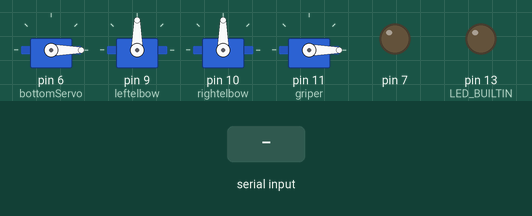
This sketch was run on a simulated Arduino Uno, built with avr-gcc and run on an emulated ATmega328P. On the bench: 4 × servo, output pins drawn as LEDs (lit = HIGH). The test bench sets the inputs (shaded band).

Above: at 1.2 s.
1.3 s: "x" received over Serial
At 1.8 s:
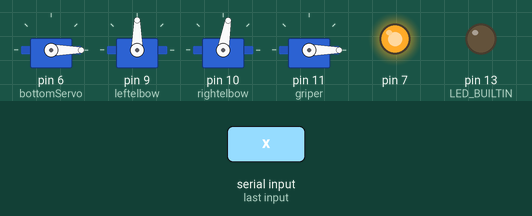
3.0 s: "g" received over Serial
At 4.2 s:
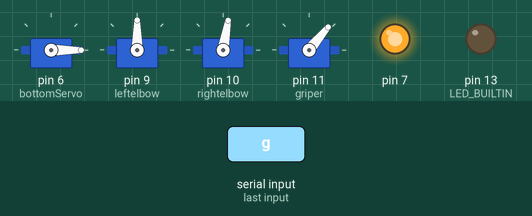
4.5 s: "x" received over Serial
At 5.4 s:
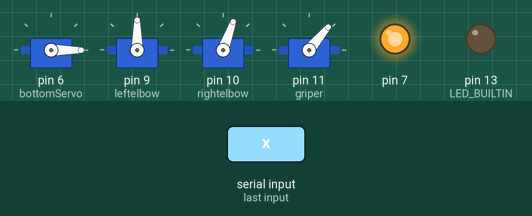
6.1 s: "p" received over Serial
At 6.5 s:
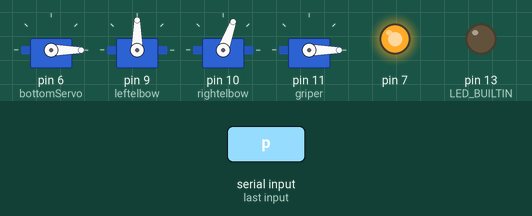
7.6 s: "z" received over Serial
At 8.9 s:
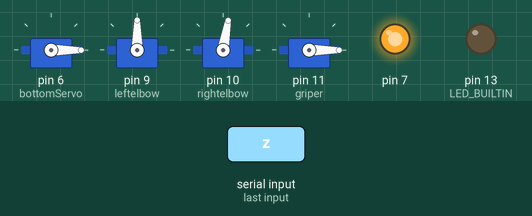
Timing chart, 0 to 10.1 s (numbered marks = the images above; inputs shaded):
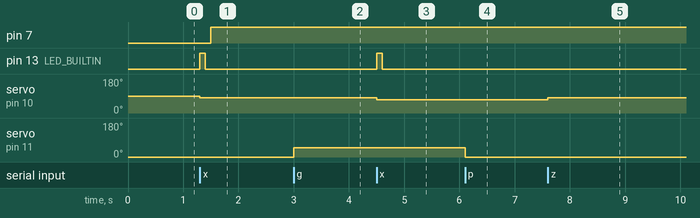

Measured:
- after the input at 1.3 s, pin 7: LOW → HIGH after 0.20 s; pin 13 (LED_BUILTIN): LOW → HIGH at once, → LOW 0.10 s later; servo on pin 10 (rightelbow): 90° → 80° at once
- after the input at 3.0 s, servo on pin 11 (griper): 0° → 50° at once
- after the input at 4.5 s, pin 13 (LED_BUILTIN): LOW → HIGH at once, → LOW 0.10 s later; servo on pin 10 (rightelbow): 80° → 70° at once
- after the input at 6.1 s, servo on pin 11 (griper): 50° → 0° at once
- after the input at 7.6 s, servo on pin 10 (rightelbow): 70° → 80° at once

The sketch:

ps4_comms.ino
```cpp
#include<Servo.h>

Servo bottomServo;
Servo leftelbow;
Servo griper;
Servo rightelbow;

int inbyte = '0';

int bottomValue = 0;
int leftValue = 90;
int griperValue = 0;
int rightValue = 90;

void setup() {
  pinMode(LED_BUILTIN, OUTPUT);
  Serial.begin(9600);

  bottomServo.attach(6);
  leftelbow.attach(9);
  rightelbow.attach(10);
  griper.attach(11);
  pinMode(7,OUTPUT);
  bottomServo.write(0);
  leftelbow.write(90);
  rightelbow.write(90);
  griper.write(0);
}

void loop() {
    if(Serial.available()>0){
      inbyte = Serial.read();
      if(inbyte == 'r'){
        bottomValue = bottomValue - 10;
        bottomServo.write(bottomValue);
      }
      if(inbyte == 'l'){
        bottomValue = bottomValue + 10;
        bottomServo.write(bottomValue);
      }
      if(inbyte == 'c'){
        leftValue = leftValue + 3;
        leftelbow.write(leftValue);
      }
      if(inbyte == 'd'){
        leftValue = leftValue - 3;
        leftelbow.write(leftValue);
      }
      if(inbyte == 'g'){
        griperValue = 50;
        griper.write(griperValue);
      }
      if(inbyte == 'p'){
        griperValue = 0;
        griper.write(griperValue);
      }
      if(inbyte == 'z'){
        rightValue = rightValue + 10;
        rightelbow.write(rightValue);

      }
      if(inbyte == 'x'){
        rightValue = rightValue - 10;
        rightelbow.write(rightValue);
        digitalWrite(LED_BUILTIN, HIGH);   // turn the LED on (HIGH is the voltage level)
        delay(100);                       // wait for a second
        digitalWrite(LED_BUILTIN, LOW);    // turn the LED off by making the voltage LOW
        delay(100);
        digitalWrite(7,HIGH);

      }
    }
}
```
